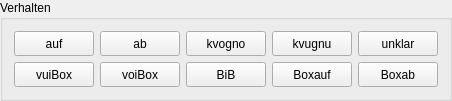
     <widget class="QGroupBox" name="groupBox_4">
      <property name="sizePolicy">
       <sizepolicy hsizetype="MinimumExpanding" vsizetype="MinimumExpanding">
        <horstretch>0</horstretch>
        <verstretch>0</verstretch>
       </sizepolicy>
      </property>
      <property name="minimumSize">
       <size>
        <width>241</width>
        <height>65</height>
       </size>
      </property>
      <property name="styleSheet">
       <string notr="true"/>
      </property>
      <property name="title">
       <string>Verhalten</string>
      </property>
      <layout class="QGridLayout" name="gridLayout_3">
       <item row="0" column="0">
        <widget class="QPushButton" name="buttonAufstieg">
         <property name="minimumSize">
          <size>
           <width>51</width>
           <height>25</height>
          </size>
         </property>
         <property name="text">
          <string>auf</string>
         </property>
        </widget>
       </item>
       <item row="0" column="1">
        <widget class="QPushButton" name="buttonAbstieg">
         <property name="minimumSize">
          <size>
           <width>51</width>
           <height>25</height>
          </size>
         </property>
         <property name="text">
          <string>ab</string>
         </property>
        </widget>
       </item>
       <item row="0" column="2">
        <widget class="QPushButton" name="buttonKvogno">
         <property name="minimumSize">
          <size>
           <width>51</width>
           <height>25</height>
          </size>
         </property>
         <property name="text">
          <string>kvogno</string>
         </property>
        </widget>
       </item>
       <item row="0" column="4">
        <widget class="QPushButton" name="buttonUnklar">
         <property name="minimumSize">
          <size>
           <width>51</width>
           <height>25</height>
          </size>
         </property>
         <property name="text">
          <string>unklar</string>
         </property>
        </widget>
       </item>
       <item row="0" column="3">
        <widget class="QPushButton" name="buttonKvugnu">
         <property name="minimumSize">
          <size>
           <width>51</width>
           <height>25</height>
          </size>
         </property>
         <property name="text">
          <string>kvugnu</string>
         </property>
        </widget>
       </item>
       <item row="1" column="0">
        <widget class="QPushButton" name="buttonVonUntenInBox">
         <property name="minimumSize">
          <size>
           <width>51</width>
           <height>25</height>
          </size>
         </property>
         <property name="text">
          <string>vuiBox</string>
         </property>
        </widget>
       </item>
       <item row="1" column="1">
        <widget class="QPushButton" name="buttonVonObenInBox">
         <property name="minimumSize">
          <size>
           <width>51</width>
           <height>25</height>
          </size>
         </property>
         <property name="text">
          <string>voiBox</string>
         </property>
        </widget>
       </item>
       <item row="1" column="2">
        <widget class="QPushButton" name="buttonVonBoxInBox">
         <property name="minimumSize">
          <size>
           <width>51</width>
           <height>25</height>
          </size>
         </property>
         <property name="text">
          <string>BiB</string>
         </property>
        </widget>
       </item>
       <item row="1" column="3">
        <widget class="QPushButton" name="buttonVonBoxAuf">
         <property name="minimumSize">
          <size>
           <width>51</width>
           <height>25</height>
          </size>
         </property>
         <property name="text">
          <string>Boxauf</string>
         </property>
        </widget>
       </item>
       <item row="1" column="4">
        <widget class="QPushButton" name="buttonVonBoxAb">
         <property name="minimumSize">
          <size>
           <width>51</width>
           <height>25</height>
          </size>
         </property>
         <property name="text">
          <string>Boxab</string>
         </property>
        </widget>
       </item>
      </layout>
     </widget>
